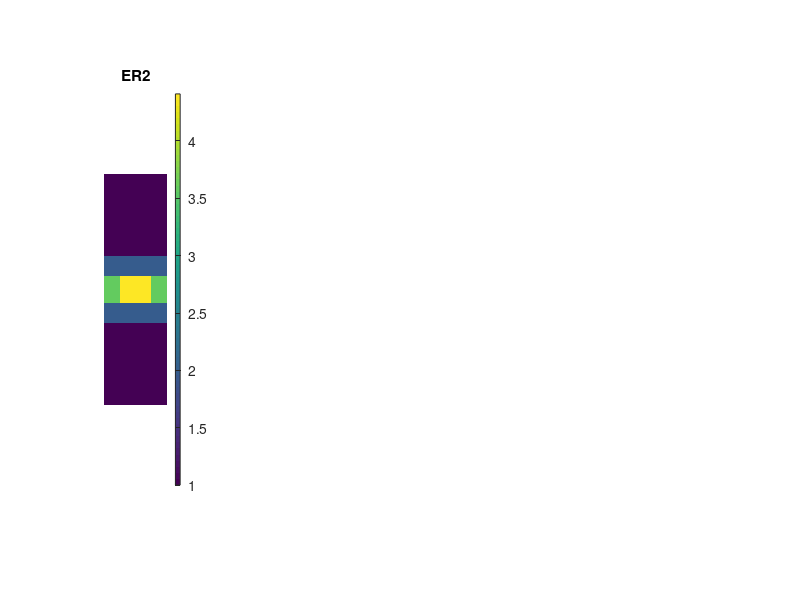

The MATLAB script that drew this image: (Note: this script raises an error after producing the figure.)
% Chapter9_GMRF.m

% INITIALIZE MATLAB
close all;
clc;
clear all;

% UNITS
micrometers = 1;
nanometers  = 1e-3 * micrometers;
degrees     = pi/180;

%%%%%%%%%%%%%%%%%%%%%%%%%%%%%%%%%%%%%%%%%%%%%%%%%%%%%%%%%
%% DASHBOARD
%%%%%%%%%%%%%%%%%%%%%%%%%%%%%%%%%%%%%%%%%%%%%%%%%%%%%%%%%

% DEFINE PLANE WAVE SOURCE PARAMETERS
lam1      = 1.4 * micrometers;
lam2      = 1.6 * micrometers;
NLAM      = 1000;
LAMBDA    = linspace(lam1,lam2,NLAM);
SRC.theta = 0*degrees;
SRC.MODE  = 'E';

% DEFINE GMRF PARAMETERS
f  = 0.5;
n1 = 1.0;
n2 = 1.4;
nL = 1.9;
nH = 2.1;
d1 = 265 * nanometers;
d2 = 380 * nanometers;
L  = 870 * nanometers;

% DEFINE FDFD PARAMETERS
NRES     = 40;
SPACER   = max(LAMBDA)*[0.5 0.5];
DEV.NPML = [20 20];
nmax     = max([n1 n2 nL nH]);

%%%%%%%%%%%%%%%%%%%%%%%%%%%%%%%%%%%%%%%%%%%%%%%%%%%%%%%%%
%% CALCULATE OPTIMIZED GRID
%%%%%%%%%%%%%%%%%%%%%%%%%%%%%%%%%%%%%%%%%%%%%%%%%%%%%%%%%

% GRID RESOLUTION
dx = min(LAMBDA)/nmax/NRES;
dy = min(LAMBDA)/nmax/NRES;

% SNAP GRID TO CRITICAL DIMENSIONS
nx = ceil(L/dx);
dx = L/nx;
ny = ceil(d2/dy);
dy = d2/ny;

% GRID SIZE
Sx = L;
Nx = ceil(Sx/dx);
Sx = Nx*dx;

Sy = SPACER(1) + d1 + d2 + d1 + SPACER(2);
Ny = DEV.NPML(1) + ceil(Sy/dy) + DEV.NPML(2);
Sy = Ny*dy;

% 2X GRID
Nx2 = 2*Nx;             dx2 = dx/2;
Ny2 = 2*Ny;             dy2 = dy/2;

% CALCULATE AXIS VECTORS
xa  = [1:Nx]*dx;
ya  = [1:Ny]*dy;
xa2 = [1:Nx2]*dx2;
ya2 = [1:Ny2]*dy2;

%%%%%%%%%%%%%%%%%%%%%%%%%%%%%%%%%%%%%%%%%%%%%%%%%%%%%%%%%
%% BUILD GUIDED-MODE RESONANCE FILTER
%%%%%%%%%%%%%%%%%%%%%%%%%%%%%%%%%%%%%%%%%%%%%%%%%%%%%%%%%

% INITIALIZE TO AIR
DEV.ER2 = n1^2*ones(Nx2,Ny2);
DEV.UR2 = ones(Nx2,Ny2);
 
% COMPUTE ARRAY INDICES
nx  = round(f*L/dx2);
nx1 = 1 + floor((Nx2 - nx)/2);
nx2 = nx1 + nx - 1;

ny1 = 2*DEV.NPML(1) + round(SPACER(1)/dy2) + 1;
ny2 = ny1 + round(d1/dy2) - 1;
ny3 = ny2 + 1;
ny4 = ny3 + round(d2/dy2) - 1;
ny5 = ny4 + 1;
ny6 = ny5 + round(d1/dy2) - 1;

% BUILD DEVICE
DEV.ER2(:,ny1:ny2)       = n2^2;
DEV.ER2(:,ny3:ny4)       = nL^2;
DEV.ER2(nx1:nx2,ny3:ny4) = nH^2;
DEV.ER2(:,ny5:ny6)       = n2^2;
 
% SHOW DIFFRACTION GRATING
subplot(151);
imagesc(xa2,ya2,DEV.ER2.');
axis equal tight off;
colorbar;
title('ER2');

%%%%%%%%%%%%%%%%%%%%%%%%%%%%%%%%%%%%%%%%%%%%%%%%%%%%%%%%%
%% SIMULATE DEVICE
%%%%%%%%%%%%%%%%%%%%%%%%%%%%%%%%%%%%%%%%%%%%%%%%%%%%%%%%%

% FINISH INPUT ARGUMENTS
DEV.RES  = [dx dy];

% INITIALIZE RECORDS
REF = zeros(1,NLAM);
TRN = zeros(1,NLAM);
CON = zeros(1,NLAM);

%
% WAVELENGTH SWEEP
%
for nlam = 1 : NLAM
    
    % Set Wavelength
    SRC.lam0 = LAMBDA(nlam);
    
    % Call fdfd2d()
    DAT = fdfd2d(DEV,SRC);

    % Record Results
    REF(nlam) = DAT.REF;
    TRN(nlam) = DAT.TRN;
    CON(nlam) = DAT.REF + DAT.TRN;
    
    % Show Field
    subplot(152);
    imagesc(xa,ya,real(DAT.f).');
    axis equal tight;
    colorbar;
    title('Field');
    
    % Show Spectra
    subplot(1,5,[3:5]);
    plot(LAMBDA(1:nlam)/micrometers,CON(1:nlam),':k');
    hold on;
    plot(LAMBDA(1:nlam)/micrometers,TRN(1:nlam),'--b');
    plot(LAMBDA(1:nlam)/micrometers,REF(1:nlam),'-r');
    hold off;
    xlim([LAMBDA(1) LAMBDA(NLAM)]/micrometers);
    ylim([-0.05 1.05]);
    drawnow;
end